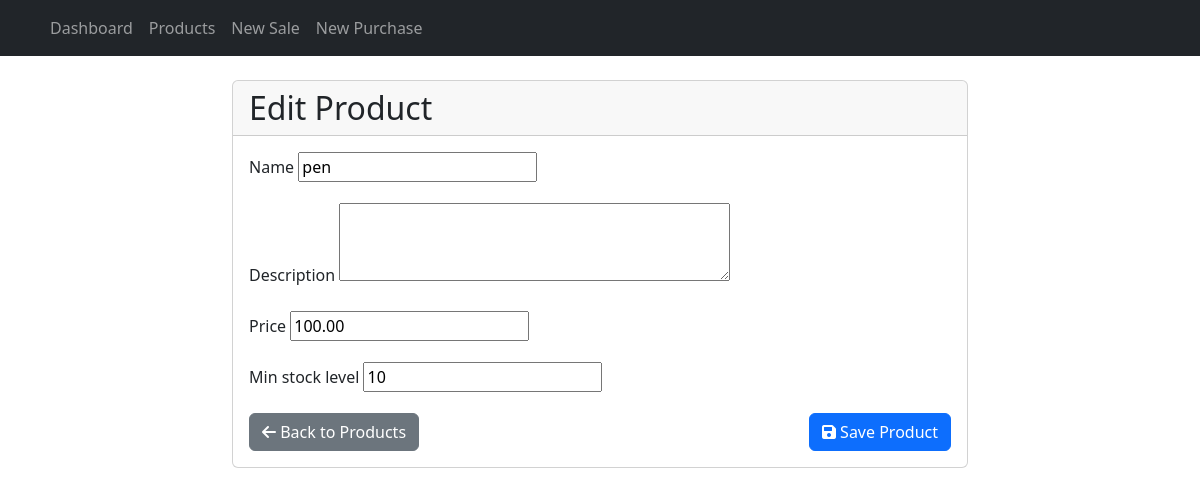
Screenshot of /products/1/edit/ with the database file from the repository.
### inventory/models.py (models this page shows, shortened)
class Product(models.Model):
    name = models.CharField(max_length=200)
    description = models.TextField(blank=True)
    price = models.DecimalField(max_digits=10, decimal_places=2)
    min_stock_level = models.IntegerField(default=10)
    created_at = models.DateTimeField(auto_now_add=True)
    updated_at = models.DateTimeField(auto_now=True)

### inventory/views.py (the view)
# urls.py: path('products/<int:pk>/edit/', views.product_edit, name='product_edit'),
def product_edit(request, pk):
    product = get_object_or_404(Product, pk=pk)
    if request.method == 'POST':
        form = ProductForm(request.POST, instance=product)
        if form.is_valid():
            form.save()
            messages.success(request, 'Product updated successfully!')
            return redirect('product_detail', pk=product.pk)
    else:
        form = ProductForm(instance=product)
    return render(request, 'inventory/product_form.html', {'form': form, 'action': 'Edit'})

### inventory/forms.py
class ProductForm(forms.ModelForm):
    class Meta:
        model = Product
        fields = ['name', 'description',  'price', 'min_stock_level']
        widgets = {
            'description': forms.Textarea(attrs={'rows': 3}),
        }

### inventory/templates/inventory/product_form.html (shortened to what this page needs)
{% extends 'inventory/base.html' %}
{% block content %}
<div class="row justify-content-center">
    <div class="col-md-8">
        <div class="card">
            <div class="card-header">
                <h2 class="card-title mb-0">{{ action }} Product</h2>
            </div>
            <div class="card-body">
                <form method="post">
                    {% for field in form %}
                        <div class="mb-3">
                            <label for="{{ field.id_for_label }}" class="form-label">
                                {{ field.label }}
                            </label>
                            {{ field }}
                        </div>
                    {% endfor %}
                    <div class="d-flex justify-content-between">
                        <a href="{% url 'product_list' %}" class="btn btn-secondary">
                            <i class="fas fa-arrow-left"></i> Back to Products
                        </a>
                        <button type="submit" class="btn btn-primary">
                            <i class="fas fa-save"></i> Save Product
                        </button>
                    </div>
                </form>
            </div>
        </div>
    </div>
</div>
{% endblock %}

### rows the page displays
Product: form "pen" "100.00" "10"

### other values shown
{{ action }} "Edit"
{{ field.label }} "Name" "Description" "Price" "Min stock level"
